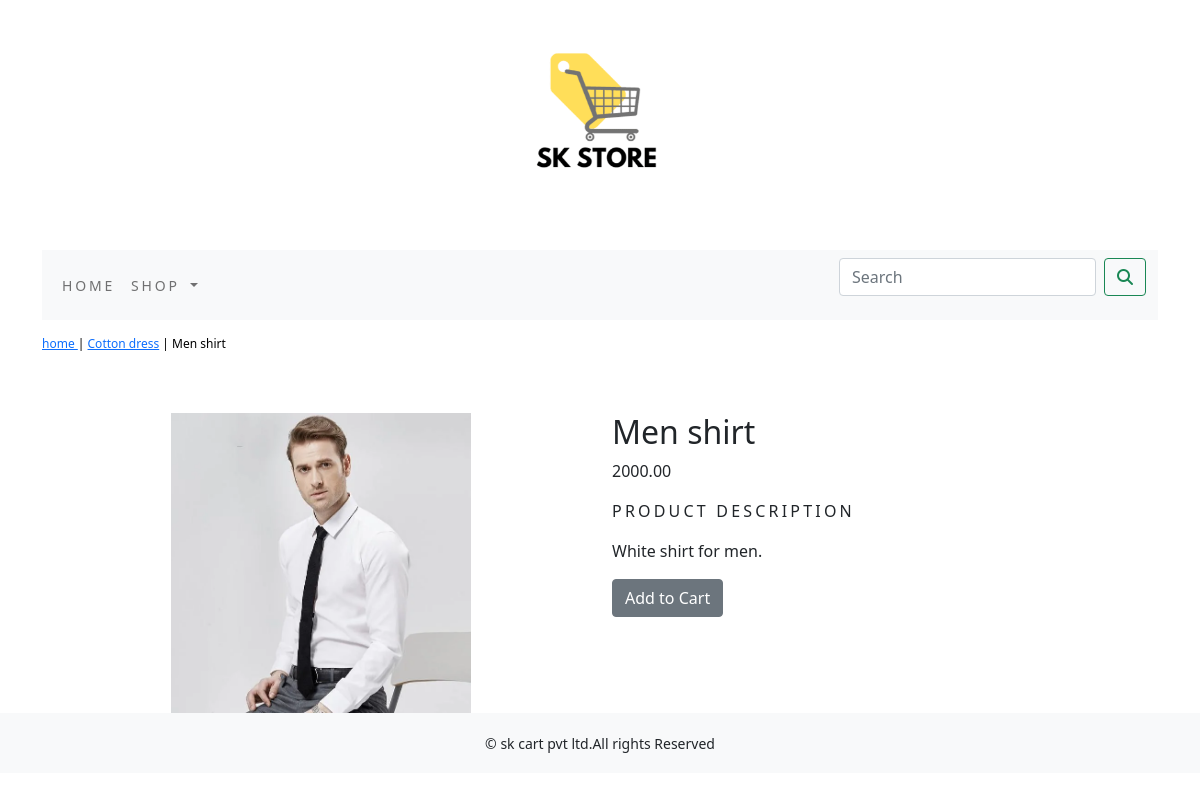
The app's page /shop/cotton-dress/men-shirt/ with its own data.
### shop/models.py (models this page shows, shortened)
class Product(models.Model):
    name=models.CharField(max_length=250,unique=True)
    slug=models.SlugField(max_length=250,unique=True)
    description = models.TextField(blank=True)
    price = models.DecimalField(max_digits=10,decimal_places=2)
    category=models.ForeignKey(Category,on_delete=models.CASCADE)
    image = models.ImageField(upload_to='product', blank=True)
    stock = models.IntegerField()
    available = models.BooleanField(default=True)
    created = models.DateTimeField(auto_now_add=True)
    updated = models.DateTimeField(auto_now=True)
    class Meta:
        ordering=('name',)
        verbose_name='products'
        verbose_name_plural='products'
    def __str__(self):
        return  '{}'.format(self.name)

class Category(models.Model):
    name=models.CharField(max_length=250,unique=True)
    slug=models.SlugField(max_length=250,unique=True)
    description=models.TextField(blank=True)
    image=models.ImageField(upload_to='category',blank=True)
    class Meta:
        ordering=('name',)
        verbose_name='category'
        verbose_name_plural='categories'
    def get_url(self):
        return reverse('shop:products_by_category',args=[self.slug])
    def __str__(self):
        return  '{}'.format(self.name)

### shop/views.py (the view)
# urls.py: path('<slug:c_slug>/<slug:product_slug>/', views.proDetail, name='productdetails'),
def proDetail(request,c_slug,product_slug):
    try:
        product=Product.objects.get(category__slug=c_slug,slug=product_slug)
    except Exception as e:
        raise e
    return render(request,'product.html',{'product':product})

### cart/context_processers.py (called while the page is built)
def counter(request):
    item_count=0
    if 'admin' in request.path:
        return {}
    else:
        try:
            cart=Cart.objects.filter(cart_id=cart_id(request))
            cart_items=CartItem.objects.all().filter(cart=cart[:1])
            for cat_item in cart_items:
                item_count += cat_item.quantity
        except Cart.DoesNotExist:
            item_count=0
    return dict(item_count=item_count)

### cart/views.py (called while the page is built)
def cart_id(request):
    cart=request.session.session_key
    if not cart:
        cart=request.session.create()
    return cart

### shop/context_processers.py (called while the page is built)
def menu_links(request):
    links=Category.objects.all()
    return dict(links=links)

### templates/product.html (shortened to what this page needs)
{% extends 'base.html' %}
{% load static %}
{% block content %}
    <div class="row my_prod_row_class">
                <div class="mx_auto">
                    <p><a href="{% url 'shop:allproduct' %}">home </a> | <a href="{{ product.category.get_url }}">{{product.category}}</a> | {{product.name}}</p>
                </div>
    </div>
<div class="container">
<br>
<div class="row">
    <div class="col-12 col-sm-12 col-md-12 col-lg-6 text-center">
        <div style="min-width:18rem">
             <img src="{{product.image.url}}" width="300" height="300" alt="{{product.name}}">
        </div>
    </div>
        <div class="col-12 col-sm-12 col-md-12 col-lg-6">
            <div>
            <h2 class="my_prod_title">{{ product.name }} </h2>
            <p>{{ product.price }}</p>
            <p class="my_title">Product Description</p>
            <p class="text-justify my_prod_text">{{ product.description }}</p>
            {% if product.stock <= 0 %}
            <p class="text-justify my_prod_text">Out of Stock</p>
            {% else %}
            <a class="btn btn-secondary" href="{% url 'cart:add_cart' product.id %}">Add to Cart</a>
            {% endif %}
</div>
    </div>
</div>
    </div>
</div>
{% endblock %}

### static/css/custom.css (style rules this page uses)
.my_title { font-size :16px; text-transform :uppercase; letter-spacing :.2em; }
.my_prod_row_class { padding-top : 15px; padding-bottom:20px; }
.my_prod_row_class .mx_auto { color:#000; font-size:12px; text-decoration:none; }
.my_prod_text { padding-right:20px; }

### records on screen
Product: category "Cotton dress", name "Men shirt", image (picture), price "2000.00", description "White shirt for men."
